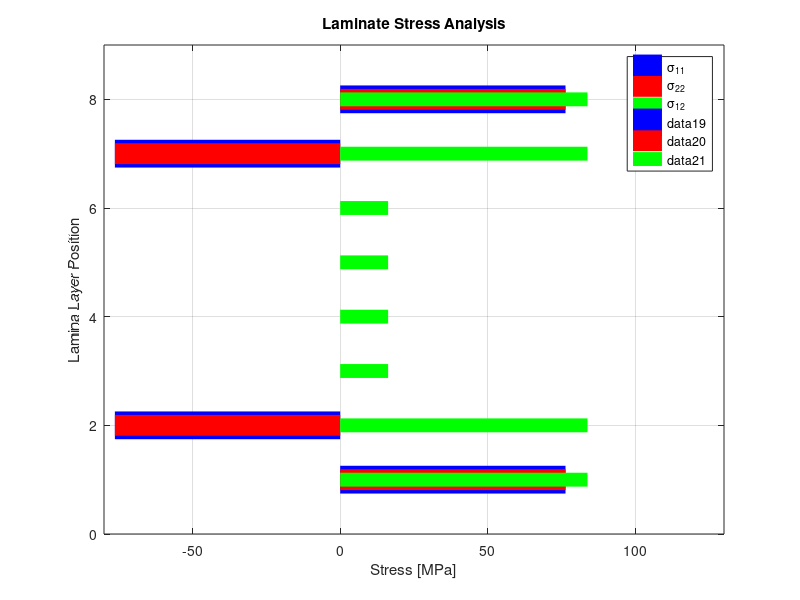

Write MATLAB code to recreate this figure.
clc;
clear all;
close all;
k= 4;  %number of layers
tk = 0.25e-3; %m
t = tk*4;
E1 = (138e3); %(MPa)
E2 = 9e3; %(MPa)
G12 =6.9e3; %(MPa)
nu12 =0.3;
nu21 = (nu12*E2)/E1;
alphak = [0.88e-6 ;31e-6; 0];  %1/C
Q = zeros(3);
Q(1,1) = E1/(1-nu12*nu21);
Q(1,2) =(nu12*E2)/(1-nu12*nu21);
Q(2,1) = (nu12*E2)/(1-nu12*nu21);
Q(2,2) =  E2/(1-nu12*nu21);
Q(3,3) = G12;
% [ 45, -45, 90,0]
theta =[pi/4, -pi/4, pi/2, 0];

 %Q for the entire plate
 Qtot = 0;
 alphatot=0;
 for K =1:k
     theta_k = theta(1,K);
     c = cos(theta_k);s= sin(theta_k);
     Tsig = [c^2 s^2 2*s*c ; s^2 c^2 -2*s*c;...
         -s*c s*c c^2-s^2];
     Teps = [c^2 s^2 s*c ; s^2 c^2 -s*c;...
    -2*s*c 2*s*c c^2-s^2];
     Qtot =  Qtot+(1/t)*(tk.*inv(Tsig)*Q*Teps)
     alphatot=alphatot +(tk.*(inv(Tsig)*Q)*alphak)
 end
 alphatot = (1/t).*inv(Qtot)*alphatot;
 
 %strain and stress

%  sigt = [sigxx; sigyy; sigxy];
 epsmK=zeros(3,12);epstrK=zeros(3,4);
 sigmK = zeros(3,12);sigtrK=zeros(3,4);
 i=1;
 for K= 1:k
     theta_k = theta(1,K);
      c = cos(theta_k);s= sin(theta_k);
      Tsig = [c^2 s^2 2*s*c ; s^2 c^2 -2*s*c;...
          -s*c s*c c^2-s^2];
      Teps = [c^2 s^2 s*c ; s^2 c^2 -s*c;...
          -2*s*c 2*s*c c^2-s^2];
      epsmK(:,i:i+2) = Teps*inv(Qtot);
      sigmK(:,i:i+2)=Q*Teps*inv(Qtot);
      i=i+3;
      epstrK(:,K) = Teps*alphatot;
      sigtrK(:,K) = Q*(Teps*alphatot-alphak);
 end
 % 3 - DT = 0, sig = {0,0,50}
 epsT=zeros(3,4);epsbarT=zeros(3,4);
sigT=zeros(3,4);sigbarT=zeros(3,4);
sig0=[0;0;50];DT=0;
i=1;
x1=2*[k,k];
x2 = [1,1]
figure(1);
for K= 1:k
    theta_k = theta(1,K);
    c = cos(theta_k);s= sin(theta_k);
    Tsig = [c^2 s^2 2*s*c ; s^2 c^2 -2*s*c;...
        -s*c s*c c^2-s^2];
    Teps = [c^2 s^2 s*c ; s^2 c^2 -s*c;...
        -2*s*c 2*s*c c^2-s^2];
    epsT(:,K)= epsmK(:,i:i+2) *sig0+DT*epstrK(:,K);
    epsbarT(:,K) = inv(Teps)*epsT(:,K);
    sigT (:,K)=  sigmK(:,i:i+2)*sig0+DT*sigtrK(:,K);
    sigbarT(:,K) =inv(Tsig)*sigT(:,K);
    i=i+3;
    
    %plot
  
    sig11 = [0,sigbarT(1,K)];
    sig22 = [0,sigbarT(2,K)];
    sig12 = [0,sigbarT(3,K)];
    
    plot(sig11,x1, 'b', 'Linewidth',20);hold on;
    plot(sig22,x1, 'r', 'Linewidth', 15); hold on;
    plot(sig12,x1, 'g', 'Linewidth', 10); hold on;
    legend('\sigma_{11}', '\sigma_{22}', '\sigma_{12}')
    plot(sig11,x2, 'b', 'Linewidth',20);hold on;
    plot(sig22,x2, 'r', 'Linewidth', 15); hold on;
    plot(sig12,x2, 'g', 'Linewidth', 10); hold on;
    x1=x1-1;
    x2=x2+1;

end
grid on;title('Laminate Stress Analysis')
ylim([0,9]);xlim([-80,130]);xlabel('Stress [MPa]'); 
ylabel('Lamina Layer Position');

